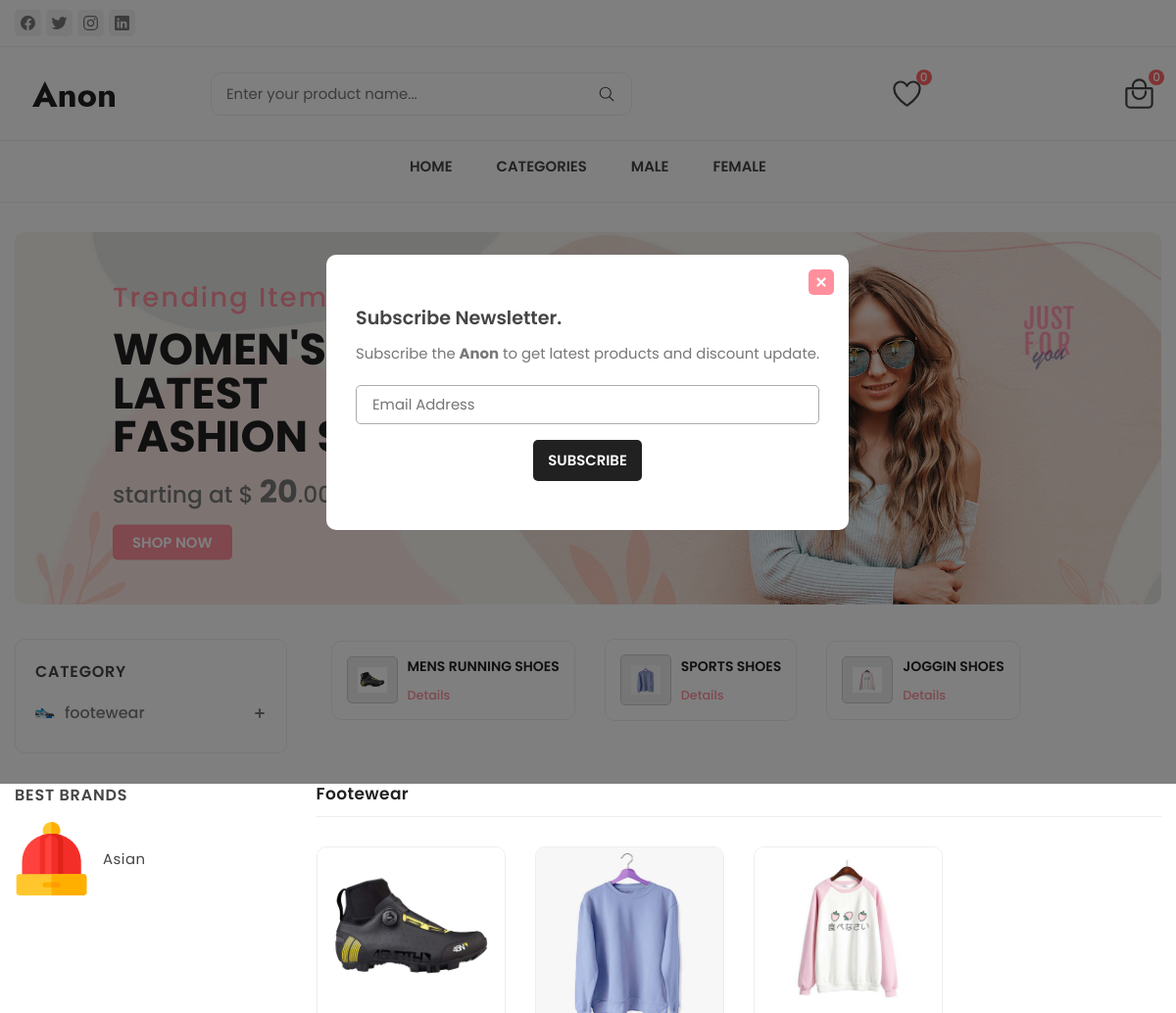
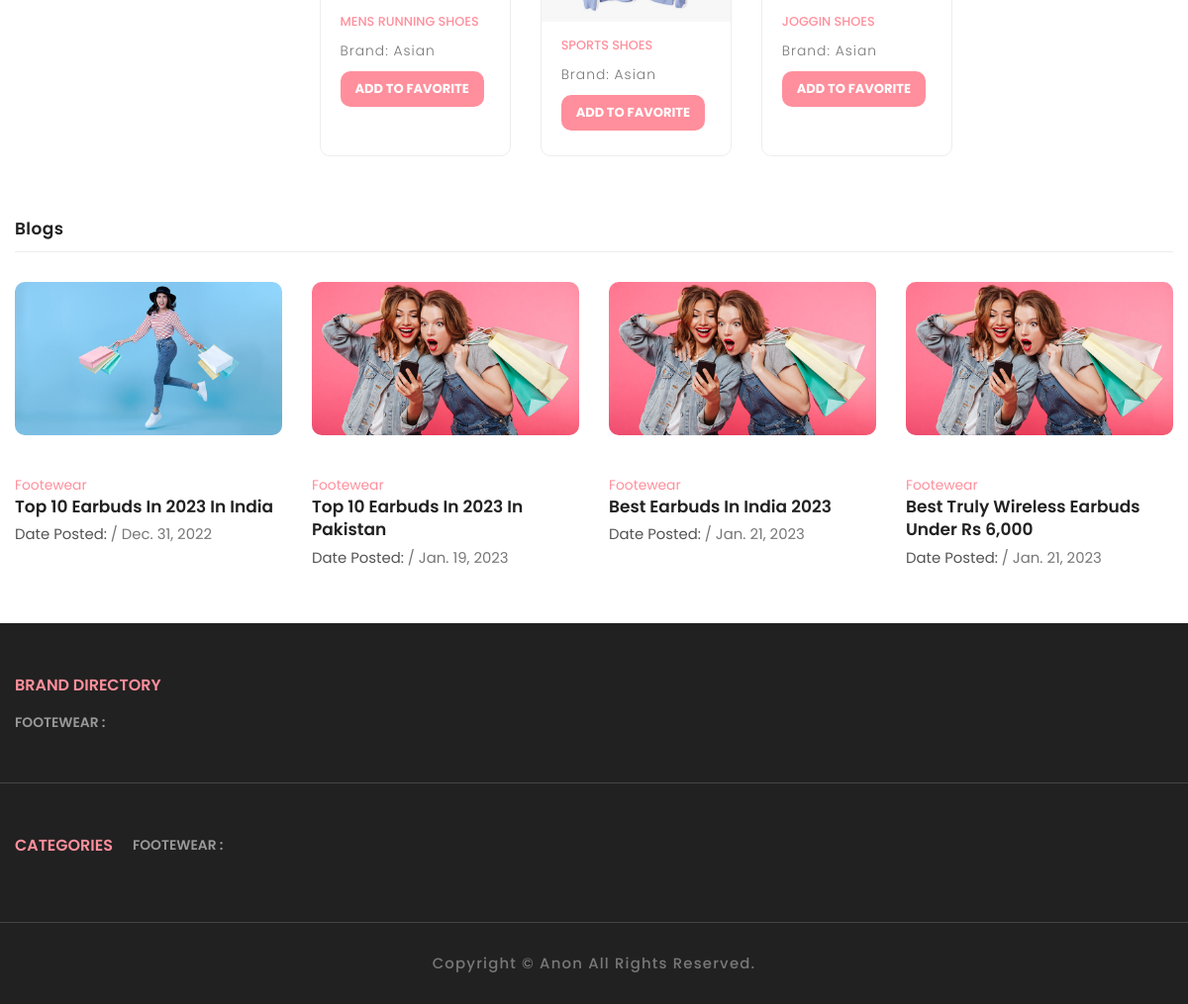
The page / on the database its author committed (2 pictures, top to bottom).
### affiliate/models.py (models this page shows, shortened)
class GenderType(models.Model):
    gender = models.CharField(max_length=20)

class ProductCat(models.Model):
    cat_name = models.CharField(max_length=100,blank=True, null=True)
    cat_image = models.ImageField(upload_to='images/cat_images', blank=True, null=True)
    cat_icon = models.FileField(upload_to='images/icons', blank=True, null=True, help_text="(select svg file)")
    url_text = models.CharField(max_length=200, blank=True, null=True)
    slug = AutoSlugField(null=True, unique=True, populate_from='url_text', max_length=100,always_update=True)
    def __str__(self):
        return self.cat_name

class Brand(models.Model):
    brand_name = models.CharField(max_length=100)
    barnd_logo = models.FileField(upload_to='images/brand_logo')
    parama_link = models.CharField(max_length=200)
    slug = AutoSlugField(null=True, unique=True, populate_from='parama_link', max_length=100,always_update=True)
    def get_absolute_url(self):
        return reverse('brand_details', args = {self.slug} )

class Product(models.Model):
    product_title = models.CharField(max_length=200)
    product_main_cat = models.ForeignKey(ProductCat, on_delete=models.CASCADE, related_name="product_main_cat1", blank=True, null=True)
    product_sub_cate = ChainedManyToManyField(
        Product_sub_cat,
        chained_field="product_main_cat",
        chained_model_field="main_cat",
    )
    color_name = models.ManyToManyField(Color)
    material_type = models.CharField(max_length=200, blank=True, null=True)
    item_weight = models.CharField(max_length=200, blank=True, null=True)
    manufacturer = models.CharField(max_length=200, blank=True, null=True)
    product_brand = models.ForeignKey(Brand, on_delete=models.CASCADE, related_name="producut_brand")
    product_home_page_image = models.ImageField(upload_to='images/product_images', help_text="(This Picture Will be displyed on home page")
    product_detail_image = models.ImageField(upload_to="images/detail_images", help_text="(This Picture will be displayed on product detail page")
    product_detail_image1 = models.ImageField(upload_to="images/detail_images", help_text="(This Picture will be displayed on product detail page1", blank=True, null=True)
    product_detail_image2 = models.ImageField(upload_to="images/detail_images", help_text="(This Picture will be displayed on product detail page2", blank=True, null=True)
    PRODUCT_SIZE_LIST = (
		('inches', 'inches'),
		('feet', 'feet'),
		('meter', 'meter'),
    )
    product_long_description = models.TextField()
    created = models.DateTimeField(auto_now_add=True)
    parama_link = models.CharField(max_length=255)
    affiliate_link = models.URLField(
        max_length=128,
        null=True,
        blank=True
    )
    gender_type = models.ForeignKey(GenderType, on_delete=models.CASCADE, null=True, blank=True)
    slug = AutoSlugField(null=True, unique=True, populate_from='parama_link',always_update=True)
    PRODUCT_STATUS = (
        ('pending','pending'),
        ('posted','posted')
        )
    status = models.CharField(max_length = 100, choices=PRODUCT_STATUS)

class Blog(models.Model):
    blog_title = models.CharField(max_length=200)
    blog_pic = models.ImageField(upload_to="images/blog-pics")
    blog_short_description = models.TextField()
    blog_body = models.TextField()
    blog_cat = models.ForeignKey(ProductCat, on_delete=models.CASCADE)
    parma_link = models.CharField(max_length=200)
    slug = AutoSlugField(unique=True, populate_from='parma_link', always_update=True)
    create_at = models.DateField(auto_now_add=True)
    def __str__(self):
        return self.blog_title
    def get_absolute_url(self):
    	return reverse('blog-details', args = {self.slug} )

### affiliate/views.py (the view)
# urls.py: path('', views.index,name="index" ),
def index(request):
    product_cats = ProductCat.objects.all()
    products = Product.objects.select_related('product_brand').exclude(status ='pending')
    blogs = Blog.objects.all()
    for b in blogs:
        print(b)
    return render(request, 'affiliate/index.html', {'product_cats':product_cats, 'products':products, 'blogs':blogs})

### affiliate/custom_context_processor.py (called while the page is built)
def cats_and_sub_cats(request):
   brands = Brand.objects.all()
   sub_cats = Product_sub_cat.objects.all()
   main_cats = ProductCat.objects.all()
   genders = GenderType.objects.all()
   return ({'sub_cats':sub_cats, 'main_cats':main_cats, 'brand':brands, 'gender':genders})

### affiliate/templates/affiliate/index.html (shortened to what this page needs)
{%extends 'affiliate/base.html'%}
{%block banner %}
<div class="banner">
  <div class="container">
    <div class="slider-container has-scrollbar">
      <div class="slider-item">
        <div class="banner-content">
          <p class="banner-subtitle">Trending item</p>
          <h2 class="banner-title">Women's latest fashion sale</h2>
          <p class="banner-text">
            starting at &dollar; <b>20</b>.00
          </p>
          <a href="#" class="banner-btn">Shop now</a>
        </div>
      </div>
    </div>
  </div>
</div>
{%endblock%}
{%block main %}
<div class="category">
  <div class="container mySlides">
    <div class="category-item-container has-scrollbar">
      {%for product in products|slice:10%}
      <div class="category-item ">
        <div class="category-img-box">
          <img src="/media/{{product.product_home_page_image}}" alt="dress & frock" width="30">
        </div>
        <div class="category-content-box">
          <div class="category-content-flex">
            <h3 class="category-item-title">{{product.product_title}}</h3>
          </div>
          <a href="{{product.slug}}" class="category-btn">Details</a>
        </div>
      </div>
      {%endfor%}
    </div>
  </div>
</div>
<div class="product-main">
  {%for product_cat in product_cats %} <br>
  <h2 class="title">{{product_cat.cat_name}}</h2>
  <div class="product-grid">
    {%for product in products %}
    {%if product_cat.id == product.product_main_cat_id%}
    <div class="showcase">
      <div class="showcase-banner">
        <img src="/media/{{product.product_home_page_image}}" alt="Mens Winter Leathers Jackets" width="300" class="product-img default">
      </div>
      <div class="showcase-content">
        <a href="/{{product.slug}}/details" class="showcase-category" id="slugpr{{product.id}}"><span id="namepr{{product.id}}" class="product-title">{{product.product_title}}</span></a>
        <a href="brand/{{product.product_brand.slug}}" id="slugpr{{product.id}}">
           <h3 class="showcase-title"> Brand: {{product.product_brand.brand_name}}</h3>
        </a>
        <div class="price-box">
         <button class="add-cart-btn cart-btn" id="pr{{product.id}}" style="font-size:13px ">Add To Favorite</button>
        </div>
      </div>
    </div>
    {%endif%}
    {%endfor%}
    </div>
    {%endfor%}
  </div>
</div>
</div>
</div>
<div class="blog">
  <div class="container">
    <div><h2 class="title">Blogs</h2></div>
    <div class="blog-container has-scrollbar">
      {% for blog in blogs %}
      <div class="blog-card">
        <a href="{{blog.get_absolute_url}}">
          <img src="/media/{{blog.blog_pic}}" alt="Clothes Retail KPIs 2021 Guide for Clothes Executives" class="blog-banner">
        </a>
        <div class="blog-content">
          <a href="#" class="blog-category">{{blog.blog_cat|title}}</a>
          <a href="{{blog.get_absolute_url}}">
            <h3 class="blog-title">{{blog.blog_title|title}}</h3>
          </a>
          <p class="blog-meta">
             <cite>Date Posted: </cite> / <time datetime="2022-04-06">{{blog.create_at}}</time>
          </p>
        </div>
      </div>
      {%endfor%}
    </div>
  </div>
</div>
{%endblock%}

### affiliate/templates/affiliate/base.html (shortened to what this page needs)
{%load static %}
<!DOCTYPE html>
<html lang="en">
<head>
  <link rel="stylesheet" href="/static/assets/css/style-prefix.css">
  <link rel="stylesheet" href="/static/assets/css/cart.css">
</head>
<body>
  <div class="modal" data-modal id="myModal" >
    <div class="modal-close-overlay" data-modal-overlay></div>
    <div class="modal-content">
      <button class="modal-close-btn" data-modal-close>
        <ion-icon name="close-outline"></ion-icon>
      </button>
      <div class="newsletter">
        <form action="#">
          <div class="newsletter-header">
            <h3 class="newsletter-title">Subscribe Newsletter.</h3>
            <p class="newsletter-desc">
              Subscribe the <b>Anon</b> to get latest products and discount update.
            </p>
          </div>
          <input type="email" name="email" class="email-field" placeholder="Email Address" required>
          <button type="submit" class="btn-newsletter">Subscribe</button>
        </form>
      </div>
    </div>
  </div>
  <header>
    <div class="header-top">
      <div class="container">
        <ul class="header-social-container">
          <li>
            <a href="#" class="social-link">
              <ion-icon name="logo-facebook"></ion-icon>
            </a>
          </li>
          <li>
            <a href="#" class="social-link">
              <ion-icon name="logo-twitter"></ion-icon>
            </a>
          </li>
          <li>
            <a href="#" class="social-link">
              <ion-icon name="logo-instagram"></ion-icon>
            </a>
          </li>
          <li>
            <a href="#" class="social-link">
              <ion-icon name="logo-linkedin"></ion-icon>
            </a>
          </li>
        </ul>
      </div>
    </div>
    <div class="header-main">
      <div class="container">
        <a href="/" class="header-logo">
          <img src="/static/assets/images/logo/logo.svg" alt="Anon's logo" width="120" height="36">
        </a>
        <div class="header-search-container">
          <input type="search" name="search" class="search-field" placeholder="Enter your product name...">
          <button class="search-btn">
            <ion-icon name="search-outline"></ion-icon>
          </button>
        </div>
        <div class="header-user-actions">
          <div style="width: 400px; float:left">
          <ul class="desktop-menu-category-list">
            <li class="menu-category">
              <button class="action-btn dropbtn">
                <ion-icon name="heart-outline"></ion-icon>
                <span class="count" id="desktop-cart">0</span>
              </button>
            </li>
          </ul>
          </div>
          <button class="action-btn">
            <ion-icon name="bag-handle-outline"></ion-icon>
            <span class="count">0</span>
          </button>
        </div>
      </div>
    </div>
    <nav class="desktop-navigation-menu">
      <div class="container">
        <ul class="desktop-menu-category-list">
          <li class="menu-category">
            <a href="/" class="menu-title">Home</a>
          </li>
          <li class="menu-category">
            <a href="#" class="menu-title">Categories</a>
          </li>
          {%for genders in gender %}
          <li class="menu-category">
            <a href="#" class="menu-title">{{genders.gender}}</a>
          </li>
{%endfor%}
        </ul>
      </div>
    </nav>
    <div class="title"></div>
  </header>
  <main>
    {%block banner %}
    {%endblock%}
    <div class="product-container">
      <div class="container">
        <div class="sidebar  has-scrollbar" data-mobile-menu>
          <div class="sidebar-category">
            <div class="sidebar-top">
              <h2 class="sidebar-title">Category</h2>
            </div>
            <ul class="sidebar-menu-category-list">
              {% for cats in main_cats %}
              <li class="sidebar-menu-category">
                <button class="sidebar-accordion-menu" data-accordion-btn>
                  <div class="menu-title-flex">
                    <img src="/media/{{cats.cat_icon}}" alt="{{cats.name}}" width="20" height="20"
                      class="menu-title-img">
                    <p class="menu-title">{{cats.cat_name}}</p>
                  </div>
                  <div>
                    <ion-icon name="add-outline" class="add-icon"></ion-icon>
                  </div>
                </button>
              </li>
              {%endfor%}
            </ul>
          </div>
          <div class="product-showcase">
            <h3 class="showcase-heading">Best Brands</h3>
            <div class="showcase-wrapper">
              <div class="showcase-container">
                {%for brand in brand%}
                <div class="showcase">
                  <a href="#" class="showcase-img-box">
                    <img src="/media/{{brand.barnd_logo}}" alt="baby fabric shoes" width="75" height="75"
                      class="showcase-img">
                  </a>
                  <div class="showcase-content">
                    <a href="{{brand.get_absolute_url}}">
                      <h4 class="showcase-title">{{brand.brand_name}}</h4>
                    </a>
                  </div>
                </div>
                {%endfor%}
              </div>
            </div>
          </div>
        </div>
        <div class="product-box">
          {%block main %}
          {%endblock%}
  <footer>
    <div class="footer-category">
      <div class="container">
        <h2 class="footer-category-title">Brand directory</h2>
        {% for cats in main_cats %}
        <div class="footer-category-box">
          <h3 class="category-box-title">{{cats.cat_name}} :</h3>
        </div>
        {%endfor%}
      </div>
    </div>
    <div class="footer-nav">
      <div class="container">
        <h2 class="footer-category-title">Categories</h2>
        {% for cats in main_cats %}
        <div class="footer-category-box">
          <h3 class="category-box-title">{{cats.cat_name}} :</h3>
        </div>
        {%endfor%}
      </div>
      </div>
    <div class="footer-bottom">
      <div class="container">
        <p class="copyright">
          Copyright &copy; <a href="/">Anon</a> all rights reserved.
        </p>
      </div>
    </div>
  </footer>
</body>
</html>

### rows shown on the page
GenderType: gender "MALE"
GenderType: gender "FEMALE"
ProductCat: cat_icon (picture), cat_name "footewear", cat_name "Footewear", cat_name "FOOTEWEAR"
Brand: barnd_logo (picture), brand_name "Asian"
Product: product_home_page_image (picture), product_title "MENS RUNNING SHOES", product_brand.brand_name "Asian"
Product: product_home_page_image (picture), product_title "SPORTS SHOES", product_brand.brand_name "Asian"
Product: product_home_page_image (picture), product_title "JOGGIN SHOES", product_brand.brand_name "Asian"
Blog: blog_pic (picture), blog_cat "Footewear", blog_title "Top 10 Earbuds In 2023 In India", create_at "Dec. 31, 2022"
Blog: blog_pic (picture), blog_cat "Footewear", blog_title "Top 10 Earbuds In 2023 In Pakistan", create_at "Jan. 19, 2023"
Blog: blog_pic (picture), blog_cat "Footewear", blog_title "Best Earbuds In India 2023", create_at "Jan. 21, 2023"
Blog: blog_pic (picture), blog_cat "Footewear", blog_title "Best Truly Wireless Earbuds Under Rs 6,000", create_at "Jan. 21, 2023"
